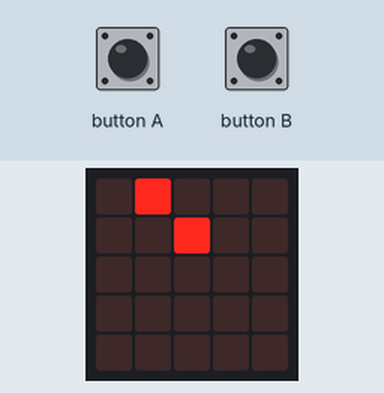
The program below on a simulated BBC micro:bit running MicroPython. Parts: the board's 5×5 LED display. Inputs (shaded band) come from the test bench. Random numbers come from a fixed seed.

Above: at 2.6 s.
2.7 s: button A pressed for 0.15 s
At 4.3 s:
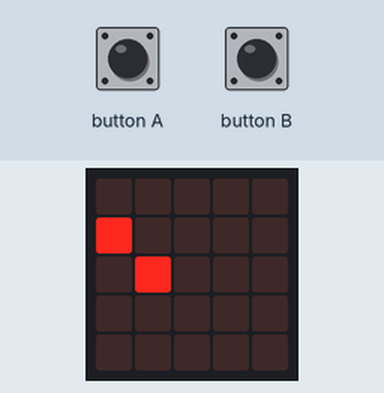
5.8 s: button B pressed for 0.15 s
At 7.2 s:
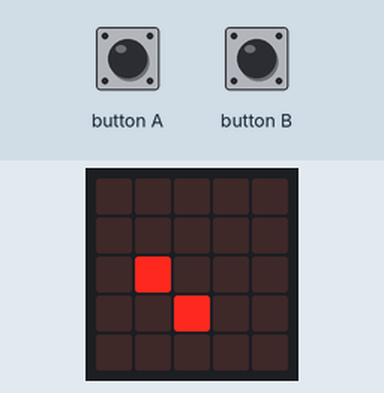
8.9 s: button A pressed for 1 s
At 10.7 s:
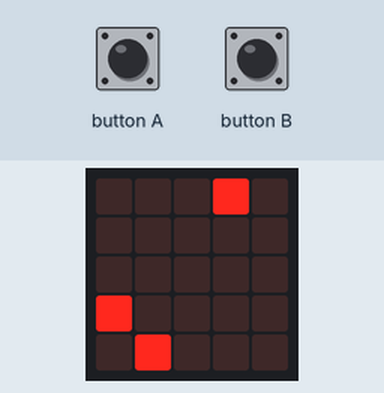
12.9 s: button B pressed for 1 s
At 15.3 s:
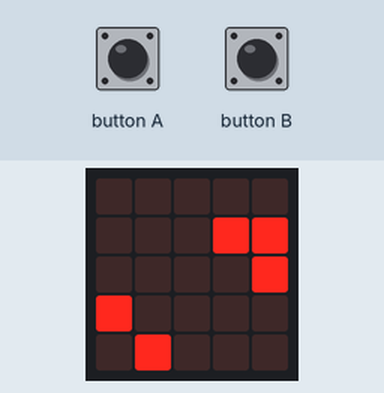
16.9 s: button A pressed for 0.15 s
At 18.7 s:
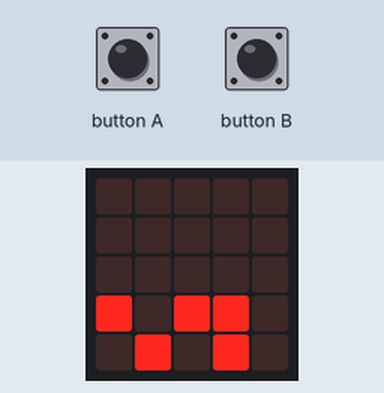
23.0 s: button A pressed for 3.2 s
At 25.0 s:
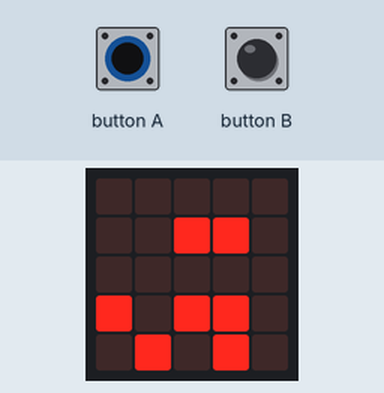
Timing chart, 0 to 26.5 s (numbered marks = the images above; inputs shaded):
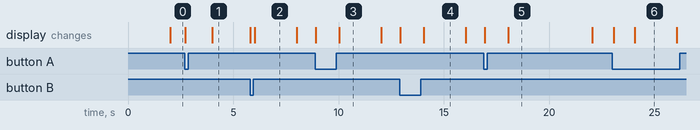

The program:

main.py
```python
from microbit import *
import random

item_list = [
  [['10', '11'], ['11', '10'], ['11', '01'], ['01', '11']],
  [['10', '10'], ['11', '00']],
  [['01', '10'], ['10', '01']]
]
min_y = 0
min_x = 0
max_y = 4
max_x = 4
pause_ms = 2000
pause_step = 100
graveyard = [
  [0, 0, 0, 0, 0],
  [0, 0, 0, 0, 0],
  [0, 0, 0, 0, 0],
  [0, 0, 0, 0, 0],
  [0, 0, 0, 0, 0]
]

def item_save(item, x, y, brightness, zone):
    for inc_y, row in enumerate(item):
        for inc_x, column in enumerate(row):
            if x+inc_x >= min_x and x+inc_x <= max_x and y+inc_y >= min_y and y+inc_y <= max_y:
                if column == '1':
                    if zone in ['screen', 'both']:
                        display.set_pixel(x+inc_x, y+inc_y, brightness)
                    if zone in ['graveyard', 'both']:
                        graveyard[x+inc_x][y+inc_y] = brightness

def item_plot(item, x, y, zone='screen'):
    item_save(item, x, y, 9, zone)

def item_unplot(item, x, y, zone='screen'):
    item_save(item, x, y, 0, zone)

def item_rotate(item_piece, item_pos, mod, x, y):
    item = item_piece[item_pos]
    item_unplot(item, x, y)
    item_pos_tmp = item_pos + mod
    if item_pos_tmp >= len(item_piece):
        item_pos_tmp = 0
    item = item_piece[item_pos_tmp]
    for inc_y, row in enumerate(item):
        for inc_x, column in enumerate(row):
            if column == '1':
                if graveyard[x+inc_x][y+inc_y] == 9:
                    return item_pos

    item_plot(item, x, y)
    return item_pos_tmp

def move_horizontal(item, x, y, mod):
    for inc_y, row in enumerate(item):
        for inc_x, column in enumerate(row):
            if column == '1':
                if x+inc_x+mod < min_x or x+inc_x+mod > max_x:
                    return x
                if graveyard[x+inc_x+mod][y+inc_y] == 9:
                    return x
    item_unplot(item, x, y)
    x = x+mod
    item_plot(item, x, y)
    return x

def check_limit_vertical(item, x, y, mod):
    for inc_y, row in enumerate(item):
        for inc_x, column in enumerate(row):
            if column == '1':
                if y+inc_y+mod > max_y:
                    return True
                if graveyard[x+inc_x][y+inc_y+mod] == 9:
                    return True
    return False

def check_line_graveyard():
    for inc_y in range(0, max_y+1):
        for inc_x in range(0, max_x):
            if graveyard[inc_x][inc_y] != 9:
                break
        else:
            animation_line(inc_y)

def animation_line(y):
    line = ['1'*5]
    for rep in range(8, -1, -1):
        item_save(line, 0, y, rep, 'both')
        sleep(rep*10)

while True:
    x = random.randint(min_x, max_x)
    item_piece = random.choice(item_list)
    item_pos = random.randint(0, len(item_piece))-1
    item = item_piece[item_pos]

    for y in range(-1, max_y+1):
        item_unplot(item_piece[item_pos], x, y-1)
        item_plot(item_piece[item_pos], x, y)
        for pause in range(0, pause_ms, pause_step):
            (a, b) = (button_a.was_pressed(), button_b.was_pressed())
            if a and b:
                item_pos = item_rotate(item_piece, item_pos, +1, x, y)
            if a:
                x = move_horizontal(item_piece[item_pos], x, y, -1)
            if b:
                x = move_horizontal(item_piece[item_pos], x, y, +1)
            sleep(pause_step)
        if check_limit_vertical(item_piece[item_pos], x, y, +1):
            item_plot(item_piece[item_pos], x, y, 'graveyard')
            check_line_graveyard()
            break
```

Measured:
- what the display in image 2 shows lasts 2.0 s, from 6.0 s to 8.0 s
- what the display in image 5 shows lasts 4.1 s, from 18.0 s to 22.1 s
